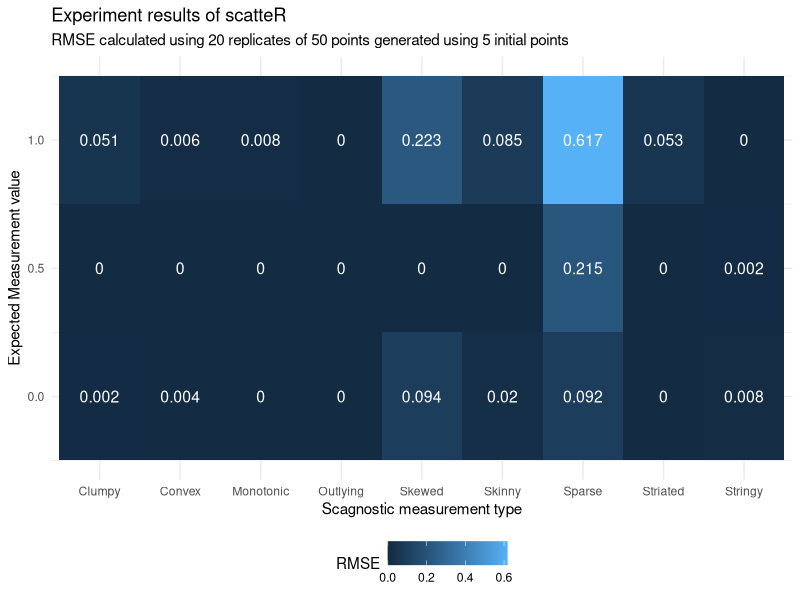
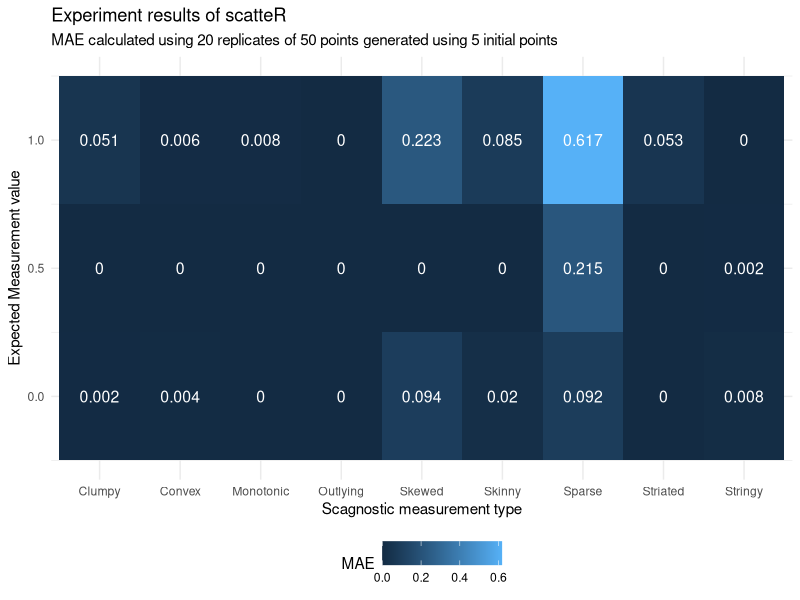
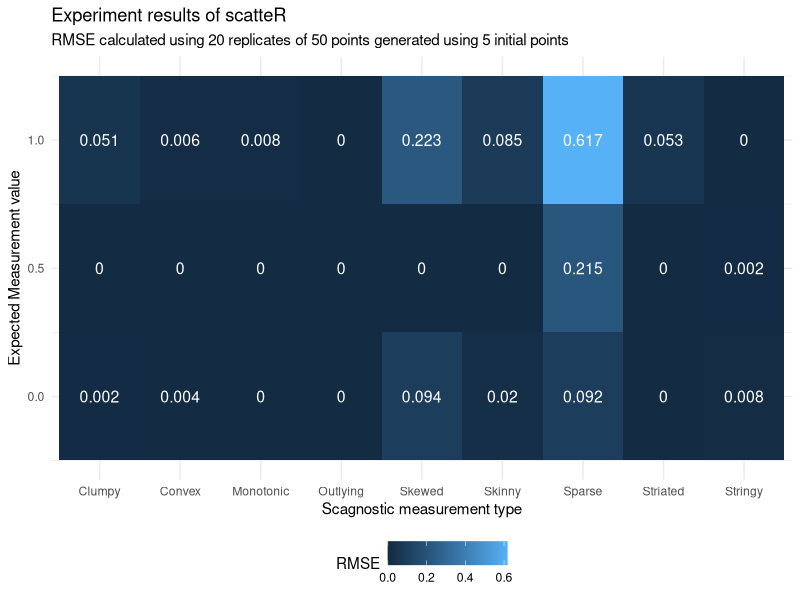
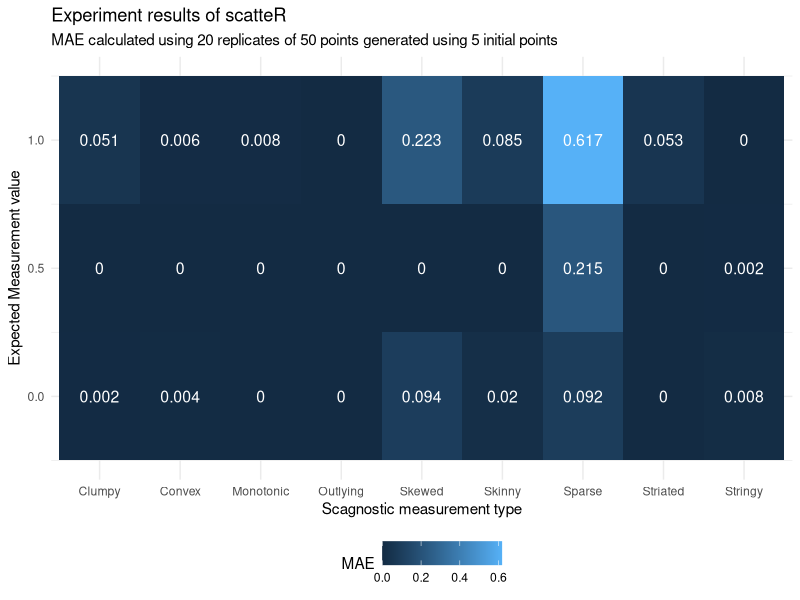

Generate these figures, in order, with R:
library(tidyverse)
library(here)

df <- read_csv(here("experiment","generation_accuracy_experiment","table.csv")) %>% select(-1)
# df <- read_csv(here("experiment","experiment_results.csv"))

df %>%
  ggplot(aes(x = measurement_type,y = measurement_value),color="white") +
  geom_tile(aes(fill = rmse)) +
  geom_text(aes(label = round(rmse,3)),color = "white",size = 4) +
  theme_minimal() +
  labs(title = "Experiment results of scatteR",subtitle = "RMSE calculated using 20 replicates of 50 points generated using 5 initial points",x = "Scagnostic measurement type",y = "Expected Measurement value",fill = "RMSE") +
  theme(legend.position = "bottom")
ggsave(here("experiment","rmse_plot_experiment.eps"),device = "eps",
       width = 6,height = 4,units = "in",dpi = 300)

df %>%
  ggplot(aes(x = measurement_type,y = measurement_value),color="white") +
  geom_tile(aes(fill = mae)) +
  geom_text(aes(label = round(mae,3)),color = "white",size = 4) +
  theme_minimal() +
  labs(title = "Experiment results of scatteR",subtitle = "MAE calculated using 20 replicates of 50 points generated using 5 initial points",x = "Scagnostic measurement type",y = "Expected Measurement value",fill = "MAE") +
  theme(legend.position = "bottom")
ggsave(here("experiment","mae_plot_experiment.eps"),device = "eps",
       width = 6,height = 4,units = "in",dpi = 300)
